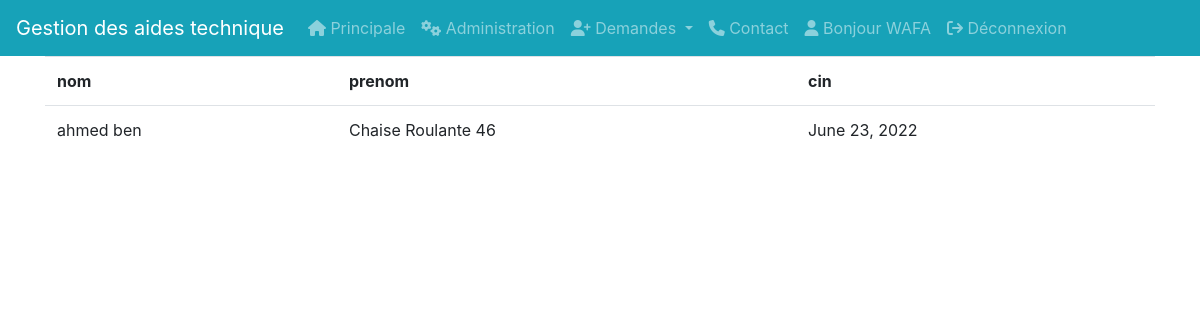
/demandes/ (signed in), run on an earlier commit of the app's database.
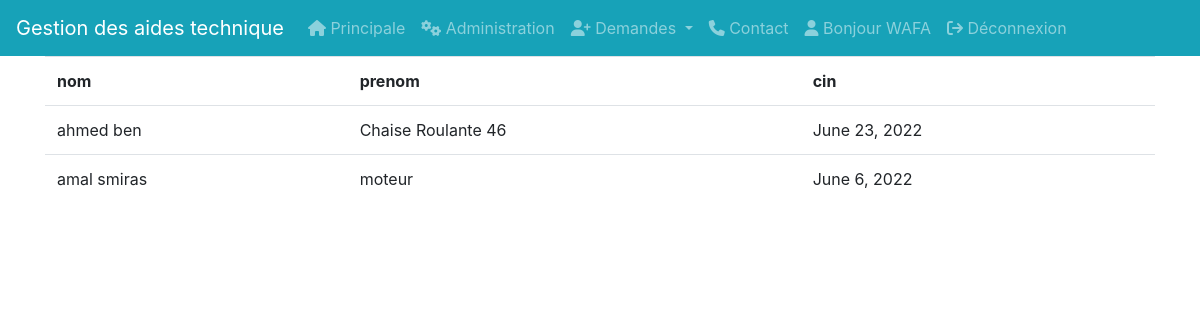
And on a later commit of the database.
### backend/models.py (models this page shows)
class Demande(models.Model):
    beneficiaire =models.ForeignKey(Beneficiaire, on_delete= models.CASCADE, null=True)
    appareil = models.CharField(max_length=250)
    date_demande = models.DateField(null=True)

class Beneficiaire(models.Model):
    nom = models.CharField(max_length=250)
    prenom = models.CharField(max_length=250)
    cin = models.CharField(max_length=10)
    adresse = models.CharField(max_length=50)
    telephone = models.CharField(max_length=20)
    handicap = models.CharField(max_length=250, choices=handicaps)
    motpass = models.CharField(max_length=10)
    def __str__(self):
        return self.nom +" "+ self.prenom

### backend/views.py (the view)
# urls.py: path('demandes/', back_views.demande, name="demandes"),
def demande(request):
    if request.session.get("connected"):
        demandes=Demande.objects.all()
        nom='wafa'
        return render(request, template_name="demandes.html", context={"demandes":demandes,"nom":nom})
    else:
        return HttpResponseRedirect(reverse('connexion'))

### backend/templates/demandes.html (shortened to what this page needs)
{% extends "index.html" %}
{% block content %}
        <table class="table">
            <th>nom</th>
            <th>prenom</th>
            <th>cin</th>
            {% for demande in demandes %}
            <tr>
                <td>{{demande.beneficiaire}}</td>
                <td>{{demande.appareil}}</td>
                <td>{{demande.date_demande}}</td>
           </tr>
            {% endfor %}
        </table>
{% endblock %}

### backend/templates/index.html (shortened to what this page needs)
{% load admin_urls static %}
<!doctype html>
<html lang="en">
  <head>
    <link rel="stylesheet" href="https://stackpath.bootstrapcdn.com/bootstrap/4.3.1/css/bootstrap.min.css">
    <link href="https://cdnjs.cloudflare.com/ajax/libs/font-awesome/6.1.1/css/all.min.css" rel="stylesheet">
    <link href="https://cdnjs.cloudflare.com/ajax/libs/font-awesome/6.1.1/css/all.min.css" rel="stylesheet">
  </head>
  <body>
   <nav class="navbar navbar-expand-sm navbar-dark bg-info">
      <a class="navbar-brand" href="{% url 'accueil' %}">Gestion des aides technique</a>
      <div class="collapse navbar-collapse" id="collapsibleNavId">
        <ul class="navbar-nav mr-auto mt-2 mt-lg-0">
          <li class="nav-item ">
            <a class="nav-link" href="{% url 'index' %}"><i class="fa-solid fa-home" ></i> Principale <span class="sr-only">(current)</span></a>
          </li>
          <li class="nav-item">
            <a class="nav-link" href="{% url 'admin:index' %}"><i class="fa-solid fa-gears" ></i> Administration</a>
          </li>
           <li class="nav-item dropdown">
          <a class="nav-link dropdown-toggle" href="#" id="navbarScrollingDropdown" role="button" data-bs-toggle="dropdown" aria-expanded="false">
           <i class="fa-solid fa-user-plus" ></i>
            Demandes
        </a>
        </li>
          <li class="nav-item">
            <a class="nav-link" href="{% url 'contact' %}"><i class="fa-solid fa-phone" ></i> Contact</a>
          </li>
        {% if not request.session.connected %}
          <li class="nav-item dropdown">
          <a class="nav-link dropdown-toggle" href="#" id="navbarScrollingDropdown" role="button" data-bs-toggle="dropdown" aria-expanded="false">
           <i class="fa-solid fa-right-to-bracket" ></i>
            Connexion
            </a>
            <ul class="dropdown-menu" aria-labelledby="navbarScrollingDropdown">
                <li><a class="dropdown-item" href="{% url 'inscription' %}"><i class="fa-solid fa-user-plus" ></i> Inscription</a></li>
                <li> <a class="dropdown-item" href="{% url 'connexion' %}"><i class="fa-solid fa-right-to-bracket" ></i> Connexion</a></li>
            </ul>
            </li>
        {% else %}
        <li class="nav-item">
                <a class="nav-link" ><i class="fa-solid fa-user" ></i> Bonjour  {{request.session.utilisateur}}</a>
            </li>
            <li class="nav-item">
                <a class="nav-link" href="{% url 'deconnexion' %}"><i class="fa-solid fa-arrow-right-from-bracket"></i> Déconnexion</a>
            </li>
        {% endif %}
        </ul>
      </div>
    </nav>
   <div class="container">
        {% block content %}{% endblock %}
   </div>
  </body>
</html>

What changed in the data, as far as the page shows it:
added Demande: beneficiaire "amal smiras", appareil "moteur", date_demande "June 6, 2022"
